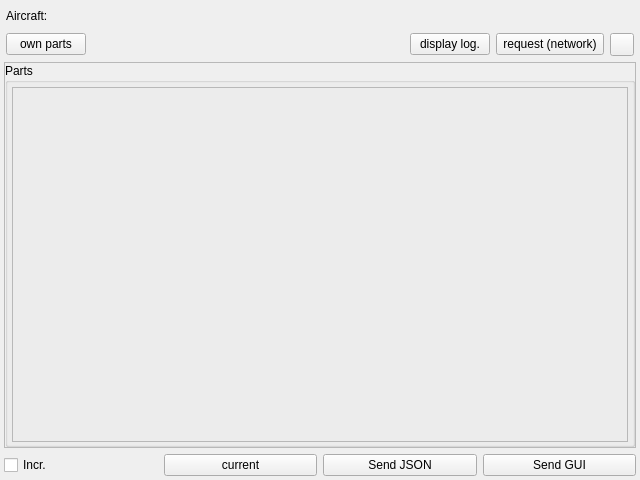
<?xml version="1.0" encoding="UTF-8"?>
<ui version="4.0">
 <class>CAircraftPartsComponent</class>
 <widget class="QFrame" name="CAircraftPartsComponent">
  <property name="geometry">
   <rect>
    <x>0</x>
    <y>0</y>
    <width>640</width>
    <height>480</height>
   </rect>
  </property>
  <property name="windowTitle">
   <string>Frame</string>
  </property>
  <layout class="QVBoxLayout" name="vl_AircraftPartsComponent">
   <property name="leftMargin">
    <number>4</number>
   </property>
   <property name="topMargin">
    <number>4</number>
   </property>
   <property name="rightMargin">
    <number>4</number>
   </property>
   <property name="bottomMargin">
    <number>4</number>
   </property>
   <item>
    <widget class="QFrame" name="fr_Aircraft">
     <layout class="QFormLayout" name="fl_Aircraft">
      <property name="horizontalSpacing">
       <number>4</number>
      </property>
      <property name="verticalSpacing">
       <number>4</number>
      </property>
      <property name="leftMargin">
       <number>2</number>
      </property>
      <property name="topMargin">
       <number>0</number>
      </property>
      <property name="rightMargin">
       <number>2</number>
      </property>
      <property name="bottomMargin">
       <number>0</number>
      </property>
      <item row="0" column="0">
       <widget class="QLabel" name="lbl_Aircraft">
        <property name="text">
         <string>Aircraft:</string>
        </property>
       </widget>
      </item>
      <item row="0" column="1">
       <widget class="BlackGui::Components::CCallsignCompleter" name="comp_RemoteAircraftCompleter">
        <property name="minimumSize">
         <size>
          <width>0</width>
          <height>25</height>
         </size>
        </property>
       </widget>
      </item>
      <item row="1" column="0" colspan="2">
       <widget class="QWidget" name="wi_Parts" native="true">
        <layout class="QHBoxLayout" name="hl_PartsNetwork">
         <property name="leftMargin">
          <number>0</number>
         </property>
         <property name="topMargin">
          <number>0</number>
         </property>
         <property name="rightMargin">
          <number>0</number>
         </property>
         <property name="bottomMargin">
          <number>0</number>
         </property>
         <item>
          <widget class="QPushButton" name="pb_OwnParts">
           <property name="text">
            <string>own parts</string>
           </property>
          </widget>
         </item>
         <item>
          <spacer name="hs_Parts">
           <property name="orientation">
            <enum>Qt::Horizontal</enum>
           </property>
           <property name="sizeHint" stdset="0">
            <size>
             <width>40</width>
             <height>20</height>
            </size>
           </property>
          </spacer>
         </item>
         <item>
          <widget class="QPushButton" name="pb_DisplayLog">
           <property name="text">
            <string>display log.</string>
           </property>
          </widget>
         </item>
         <item>
          <widget class="QPushButton" name="pb_RequestFromNetwork">
           <property name="toolTip">
            <string>Request from network</string>
           </property>
           <property name="text">
            <string> request (network) </string>
           </property>
          </widget>
         </item>
         <item>
          <widget class="QToolButton" name="tb_History">
           <property name="text">
            <string/>
           </property>
           <property name="icon">
            <iconset resource="../../misc/misc.qrc">
             <normaloff>:/diagona/icons/diagona/icons/table-sheet.png</normaloff>:/diagona/icons/diagona/icons/table-sheet.png</iconset>
           </property>
          </widget>
         </item>
        </layout>
       </widget>
      </item>
     </layout>
    </widget>
   </item>
   <item>
    <widget class="QFrame" name="fr_AircraftParts">
     <property name="frameShape">
      <enum>QFrame::StyledPanel</enum>
     </property>
     <property name="frameShadow">
      <enum>QFrame::Raised</enum>
     </property>
     <layout class="QVBoxLayout" name="vl_AircraftPartsSplitterFrame">
      <property name="spacing">
       <number>0</number>
      </property>
      <property name="leftMargin">
       <number>0</number>
      </property>
      <property name="topMargin">
       <number>0</number>
      </property>
      <property name="rightMargin">
       <number>0</number>
      </property>
      <property name="bottomMargin">
       <number>0</number>
      </property>
      <item>
       <widget class="QSplitter" name="sp_AircraftParts">
        <property name="orientation">
         <enum>Qt::Vertical</enum>
        </property>
        <widget class="QGroupBox" name="gb_AircraftParts">
         <property name="sizePolicy">
          <sizepolicy hsizetype="Preferred" vsizetype="Preferred">
           <horstretch>0</horstretch>
           <verstretch>0</verstretch>
          </sizepolicy>
         </property>
         <property name="title">
          <string>Parts</string>
         </property>
         <layout class="QVBoxLayout" name="vl_GroupParts">
          <property name="spacing">
           <number>4</number>
          </property>
          <property name="leftMargin">
           <number>4</number>
          </property>
          <property name="topMargin">
           <number>4</number>
          </property>
          <property name="rightMargin">
           <number>4</number>
          </property>
          <property name="bottomMargin">
           <number>2</number>
          </property>
          <item>
           <widget class="BlackGui::Editors::CAircraftPartsForm" name="editor_AircraftParts">
            <property name="frameShape">
             <enum>QFrame::StyledPanel</enum>
            </property>
            <property name="frameShadow">
             <enum>QFrame::Raised</enum>
            </property>
           </widget>
          </item>
         </layout>
        </widget>
       </widget>
      </item>
     </layout>
    </widget>
   </item>
   <item>
    <widget class="QWidget" name="qw_AircraftPartsSendButtons" native="true">
     <property name="minimumSize">
      <size>
       <width>0</width>
       <height>0</height>
      </size>
     </property>
     <layout class="QHBoxLayout" name="hl_AircraftPartsSendButtons">
      <property name="spacing">
       <number>6</number>
      </property>
      <property name="leftMargin">
       <number>0</number>
      </property>
      <property name="topMargin">
       <number>0</number>
      </property>
      <property name="rightMargin">
       <number>0</number>
      </property>
      <property name="bottomMargin">
       <number>0</number>
      </property>
      <item>
       <widget class="QCheckBox" name="cb_AircraftPartsIncremental">
        <property name="toolTip">
         <string>incremental</string>
        </property>
        <property name="text">
         <string>Incr.</string>
        </property>
       </widget>
      </item>
      <item>
       <widget class="QPushButton" name="pb_CurrentParts">
        <property name="toolTip">
         <string>set current parts values</string>
        </property>
        <property name="text">
         <string>current</string>
        </property>
       </widget>
      </item>
      <item>
       <widget class="QPushButton" name="pb_SendAircraftPartsJson">
        <property name="text">
         <string>Send JSON</string>
        </property>
       </widget>
      </item>
      <item>
       <widget class="QPushButton" name="pb_SendAircraftPartsGui">
        <property name="text">
         <string>Send GUI</string>
        </property>
       </widget>
      </item>
     </layout>
    </widget>
   </item>
  </layout>
 </widget>
 <customwidgets>
  <customwidget>
   <class>BlackGui::Components::CCallsignCompleter</class>
   <extends>QFrame</extends>
   <header>blackgui/components/callsigncompleter.h</header>
   <container>1</container>
  </customwidget>
  <customwidget>
   <class>BlackGui::Editors::CAircraftPartsForm</class>
   <extends>QFrame</extends>
   <header>blackgui/editors/aircraftpartsform.h</header>
   <container>1</container>
  </customwidget>
 </customwidgets>
 <resources>
  <include location="../../misc/misc.qrc"/>
 </resources>
 <connections/>
</ui>
